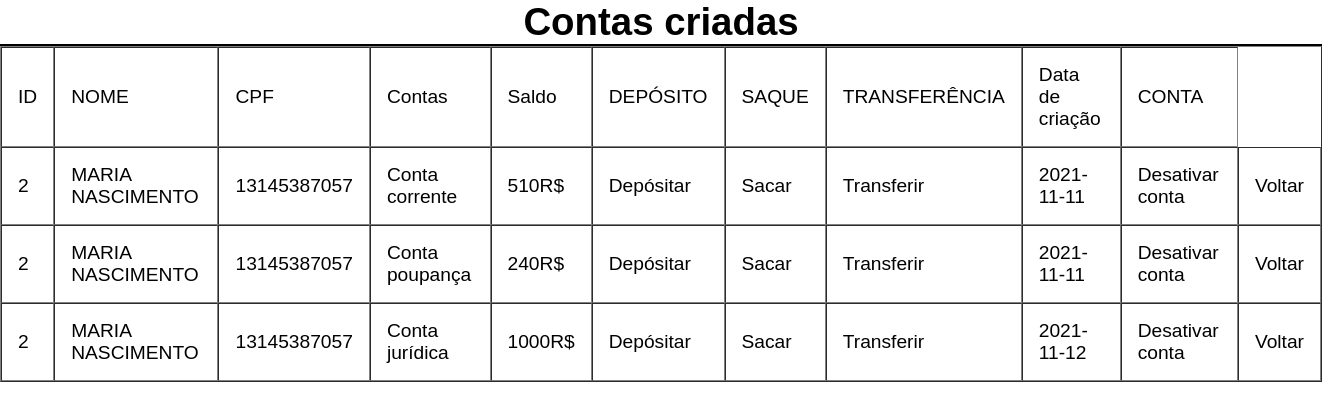
Screenshot of /screens/usuarios_com_contas.php?id_usuario=2 with the database file from the repository.
### tables this page shows
CREATE TABLE `conta` (
  `id_conta` int(11) NOT NULL,
  `saldo_conta` float NOT NULL,
  `data_de_criacao` date NOT NULL,
  `tipo_conta` varchar(30) NOT NULL,
  `status_conta` tinyint(1) NOT NULL DEFAULT 1,
  `id_usuario` int(11) NOT NULL
);

CREATE TABLE `cadastro_usuario` (
  `id_usuario` int(11) NOT NULL,
  `nome_usuario` varchar(50) NOT NULL,
  `cpf_usuario` varchar(14) NOT NULL,
  `senha_usuario` varchar(30) NOT NULL,
  `confirmaSenha_usuario` varchar(30) NOT NULL,
  `status_usuario` tinyint(1) NOT NULL DEFAULT 1
);

### screens/usuarios_com_contas.php (the view, shortened to what this page needs)
<?php include '../php/conecta_db.php';
$id_usuario = $_GET["id_usuario"];
$consulta_usuarios_conta = "SELECT * FROM cadastro_usuario as u INNER JOIN conta as c ON (u.id_usuario = c.id_usuario) WHERE $id_usuario = u.id_usuario AND c.status_conta = 1 ";
$consulta_usuarios_conta_bd = $mysqli->query($consulta_usuarios_conta) or die($mysqli->error);
?>
<!DOCTYPE html>
<html lang="pt-BR">
<head>
  <link rel="stylesheet" href="../css/links.css">
  <link rel="stylesheet" href="../css/listagemConta.css" />
</head>
<header>
  <h1>Contas criadas</h1>
</header>
<hr color="black" />
<body class="main-bg">
  <table class="tabela" border="1px" cellpadding="5px" cellspacing="0">
    <tr>
      <td>ID</td>
      <td>NOME</td>
      <td>CPF</td>
      <td>Contas</td>
      <td>Saldo</td>
      <td>DEPÓSITO</td>
      <td>SAQUE</td>
      <td>TRANSFERÊNCIA</td>
      <td>Data de criação</td>
      <td>CONTA</td>
    </tr>
    <?php while ($dado = $consulta_usuarios_conta_bd->fetch_array()) { ?>
      <form action="../screens/deposito.php" method="POST">
        <tr>
          <td><input type="hidden" name="id_usuario" value="<?php echo $dado["id_usuario"] ?>"><?php echo $dado["id_usuario"] ?></td>
          <td><?php echo strtoupper($dado["nome_usuario"]) ?></td>
          <td><?php echo $dado["cpf_usuario"] ?></td>
          <td><?php echo $dado["tipo_conta"] ?></td>
          <td><?php echo $dado["saldo_conta"] ?>R$</td>
          <td>
            <a href="deposito.php?id_usuario=<?php echo $dado["id_usuario"] ?>&tipo_conta=<?php echo $dado["tipo_conta"] ?>&saldo_conta=<?php echo $dado["saldo_conta"] ?>&id_conta=<?php echo $dado["id_conta"] ?>">Depósitar</a>
          </td>
          <td>
            <a href="../screens/saque.php?id_usuario=<?php echo $dado["id_usuario"] ?>&tipo_conta=<?php echo $dado["tipo_conta"] ?>&saldo_conta=<?php echo $dado["saldo_conta"] ?>&id_conta=<?php echo $dado["id_conta"] ?>">Sacar</a>
          </td>
          <td>
            <a href="../screens/transferencia.php?id_usuario=<?php echo $dado["id_usuario"] ?>&tipo_conta=<?php echo $dado["tipo_conta"] ?>&saldo_conta=<?php echo $dado["saldo_conta"] ?>&id_conta=<?php echo $dado["id_conta"] ?>">Transferir</a>
          </td>
          <td><?php echo $dado["data_de_criacao"] ?></td>
          <td><a href="../php/excluir_conta.php?id_usuario=<?php echo $dado["id_usuario"] ?>&tipo_conta=<?php echo $dado["tipo_conta"] ?>&saldo_conta=<?php echo $dado["saldo_conta"] ?>&id_conta=<?php echo $dado["id_conta"] ?>">Desativar conta</a></td>
          <td><a href="listagem_usuarios.php">Voltar</a></td>
      </form>
    <?php } ?>
  </table>
</body>
</html>

### css/links.css (style rules this page uses)
a { color: black; text-decoration: none; font-family: Arial, Helvetica, sans-serif; }

### css/listagemConta.css (style rules this page uses)
* { margin: 0; padding: 0; box-sizing: border-box; }
td { padding: 1rem; }
h1 { display: flex; flex-direction: row; justify-content: center; }
body { background-image: url(https://cdn.pixabay.com/photo/2015/09/28/19/48/wallpaper-962590_960_720.png); background-size: cover; position: relative; height: 100vh; width: 100vw; -webkit-backdrop-filter: blur(10px); backdrop-filter: blur(10px); background-color: rgba(255, 255, 255, 0.3); font-family: Arial, Helvetica, sans-serif; font-size: 1.2rem; }

### rows the page displays
conta: id_usuario "2", id_usuario.nome_usuario "MARIA NASCIMENTO", id_usuario.cpf_usuario "13145387057", tipo_conta "Conta corrente", saldo_conta "510", data_de_criacao "2021-11-11"
conta: id_usuario "2", id_usuario.nome_usuario "MARIA NASCIMENTO", id_usuario.cpf_usuario "13145387057", tipo_conta "Conta poupança", saldo_conta "240", data_de_criacao "2021-11-11"
conta: id_usuario "2", id_usuario.nome_usuario "MARIA NASCIMENTO", id_usuario.cpf_usuario "13145387057", tipo_conta "Conta jurídica", saldo_conta "1000", data_de_criacao "2021-11-12"
